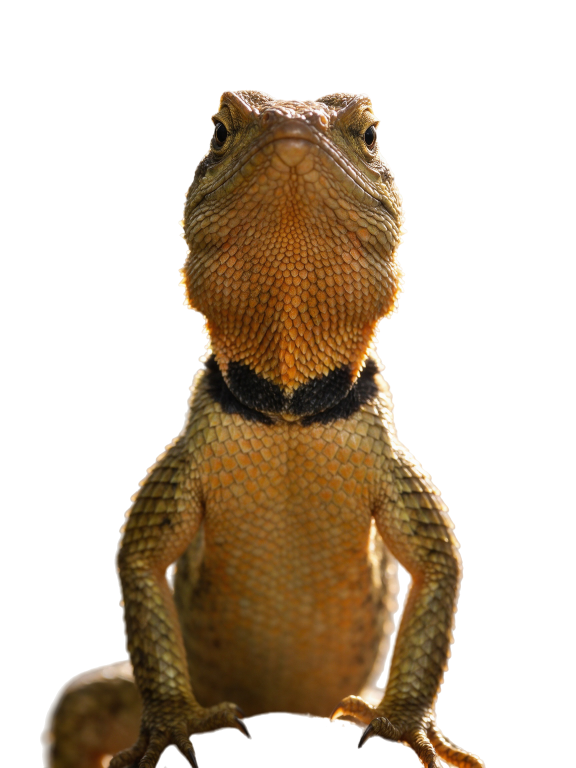
#> input picture templates/carrossel/imagens/calango-close.png, 1728 x 2304 px (shown at 1/3 size)
$ python ceu.py ../imagens/calango-close.png ../imagens/calango-corpo.png 5 5
#> lines starting #> are read from the running program, lines starting #| are printed output that depends on the picture
# Continua o céu da foto para cima sem levar nuvem junto (05/11/2026). O cena.py repete as primeiras linhas: com nuvem
# no alto, a nuvem vira uma faixa clara vertical. Aqui o alto vira um céu liso: a cor de cada coluna sem as nuvens,
# bem desfocada na horizontal, escurecendo um pouco para o alto, e emendada na foto com borda macia. Nunca mexe nos lados.
# Uso: python templates/carrossel/ferramentas/ceu.py <foto> <saida.jpg> <desce_em_px_do_slide> [largura_no_slide]
import sys

import numpy as np
from PIL import Image, ImageFilter

orig, saida = sys.argv[1], sys.argv[2]
desce = int(sys.argv[3])
larg = int(sys.argv[4]) if len(sys.argv) > 4 else 1100
im = Image.open(orig).convert('RGB')
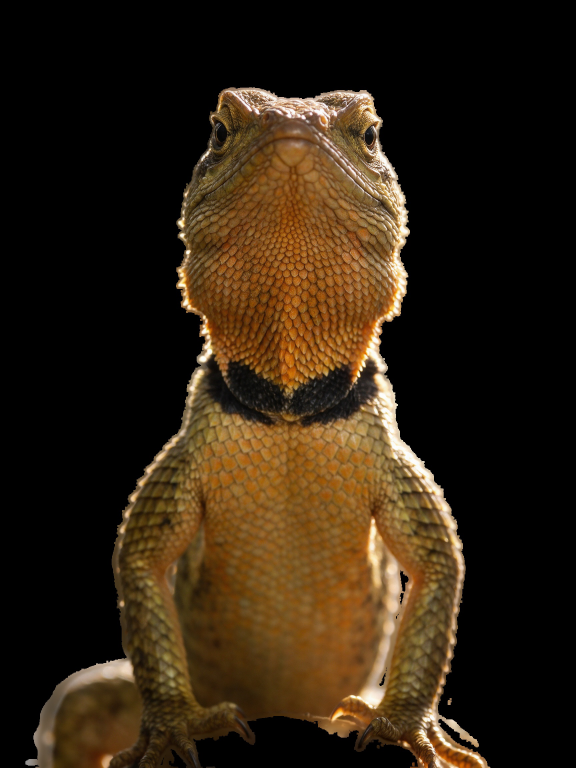
#> im: PIL image 1728x2304 RGB (shown at 1/3 size); mean R, G, B 47.9, 33.8, 17.1
w, h = im.size
#> w = 1728; h = 2304
extra = int(desce / larg * w)
#> extra = 1728
a = np.asarray(im).astype(np.float32)
faixa = a[: max(40, h // 25)]
#> faixa: shape (92, 1728, 3) float32; every value is 0
brilho = faixa.mean(axis=2)
#> brilho: shape (92, 1728) float32; every value is 0
ceu = brilho < np.percentile(brilho, 60)  # nuvem é o mais claro: fica de fora
#> ceu: shape (92, 1728) bool; every value is 0
cor = np.array([np.median(faixa[:, x][ceu[:, x]], axis=0) if ceu[:, x].any() else np.median(faixa.reshape(-1, 3), axis=0) for x in range(w)])
#> cor = 1728 rows, first 8: [0, 0, 0], [0, 0, 0], [0, 0, 0], [0, 0, 0], [0, 0, 0], [0, 0, 0], [0, 0, 0], [0, 0, 0]
linha = Image.fromarray(np.clip(cor[None], 0, 255).astype(np.uint8)).resize((w, 1)).filter(ImageFilter.GaussianBlur(w / 12))
linha = np.asarray(linha).astype(np.float32)[0]
#> linha has the same summary as cor
zona = int(h * 0.16)  # a passagem: o céu liso vai sumindo aos poucos dentro da foto (nuvem do alto não fica cortada reta)
#> zona = 368
t = np.linspace(0.86, 1.0, extra)[:, None, None]  # um pouco mais escuro no alto, como céu de verdade
#> t = 1728 values from 0.86 to 1
topo = linha[None] * t
#> topo: shape (1728, 1728, 3) float64; every value is 0
c = np.vstack([topo, a]) if extra else a.copy()
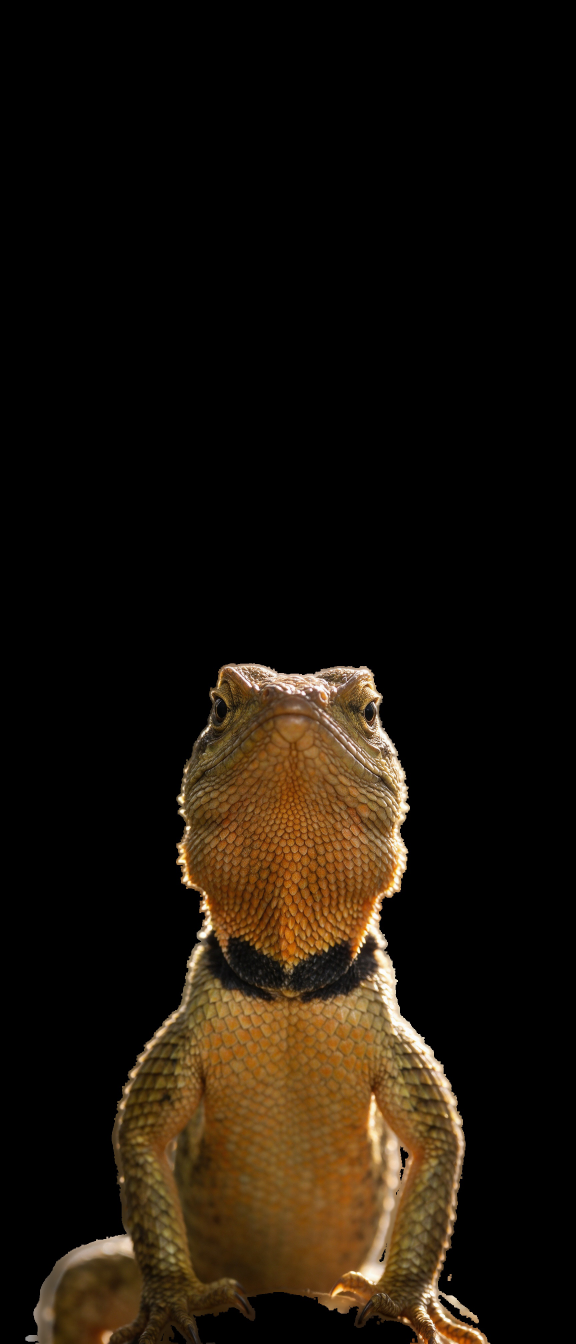
#> c: shape (4032, 1728, 3) float64 (shown at 1/3 size); mean of channels 0, 1, 2 27.4, 19.3, 9.8; drawn as R, G, B
liso = np.repeat(linha[None], zona, axis=0)
#> liso: shape (368, 1728, 3) float32; every value is 0
alfa = np.linspace(1, 0, zona)[:, None, None] ** 1.6
c[extra:extra + zona] = liso * alfa + c[extra:extra + zona] * (1 - alfa)
img = Image.fromarray(np.clip(c, 0, 255).astype(np.uint8))
img.resize((1500, int(1500 * img.size[1] / w)), Image.LANCZOS).save(saida, quality=92)
print(saida, img.size, 'extra', extra)
#| ../imagens/calango-corpo.png (1728, 4032) extra 1728
